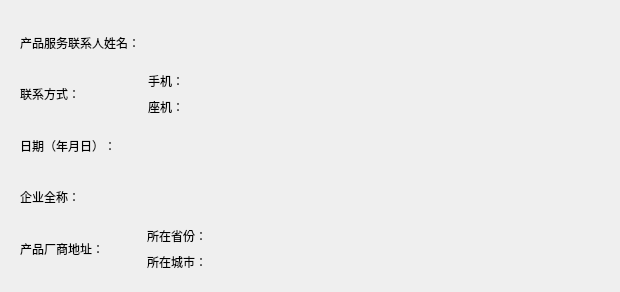
<?xml version="1.0" encoding="UTF-8"?>
<ui version="4.0">
 <class>CompanyDetailDialog</class>
 <widget class="QDialog" name="CompanyDetailDialog">
  <property name="geometry">
   <rect>
    <x>0</x>
    <y>0</y>
    <width>620</width>
    <height>292</height>
   </rect>
  </property>
  <property name="windowTitle">
   <string>Dialog</string>
  </property>
  <widget class="QLabel" name="contactNameLabel">
   <property name="geometry">
    <rect>
     <x>290</x>
     <y>40</y>
     <width>221</width>
     <height>21</height>
    </rect>
   </property>
   <property name="text">
    <string/>
   </property>
  </widget>
  <widget class="QWidget" name="layoutWidget">
   <property name="geometry">
    <rect>
     <x>20</x>
     <y>20</y>
     <width>581</width>
     <height>251</height>
    </rect>
   </property>
   <layout class="QVBoxLayout" name="verticalLayout_6">
    <item>
     <layout class="QHBoxLayout" name="horizontalLayout_6">
      <item>
       <widget class="QLabel" name="contactNameLabel_3">
        <property name="text">
         <string>产品服务联系人姓名：</string>
        </property>
       </widget>
      </item>
      <item>
       <spacer name="horizontalSpacer_3">
        <property name="orientation">
         <enum>Qt::Horizontal</enum>
        </property>
        <property name="sizeHint" stdset="0">
         <size>
          <width>40</width>
          <height>20</height>
         </size>
        </property>
       </spacer>
      </item>
      <item>
       <widget class="QLabel" name="contactLabel">
        <property name="minimumSize">
         <size>
          <width>350</width>
          <height>0</height>
         </size>
        </property>
        <property name="text">
         <string/>
        </property>
       </widget>
      </item>
     </layout>
    </item>
    <item>
     <layout class="QHBoxLayout" name="horizontalLayout_7">
      <item>
       <widget class="QLabel" name="contactLabel_2">
        <property name="text">
         <string>联系方式：</string>
        </property>
       </widget>
      </item>
      <item>
       <spacer name="horizontalSpacer_8">
        <property name="orientation">
         <enum>Qt::Horizontal</enum>
        </property>
        <property name="sizeHint" stdset="0">
         <size>
          <width>40</width>
          <height>20</height>
         </size>
        </property>
       </spacer>
      </item>
      <item>
       <layout class="QVBoxLayout" name="verticalLayout_7">
        <item>
         <widget class="QLabel" name="mobilePhoneLabel">
          <property name="text">
           <string>手机：</string>
          </property>
         </widget>
        </item>
        <item>
         <widget class="QLabel" name="telephoneLabel">
          <property name="text">
           <string>座机：</string>
          </property>
         </widget>
        </item>
       </layout>
      </item>
      <item>
       <spacer name="horizontalSpacer_10">
        <property name="orientation">
         <enum>Qt::Horizontal</enum>
        </property>
        <property name="sizeHint" stdset="0">
         <size>
          <width>40</width>
          <height>20</height>
         </size>
        </property>
       </spacer>
      </item>
      <item>
       <layout class="QVBoxLayout" name="verticalLayout_8">
        <item>
         <widget class="QLabel" name="mobileLabel">
          <property name="minimumSize">
           <size>
            <width>350</width>
            <height>0</height>
           </size>
          </property>
          <property name="text">
           <string/>
          </property>
         </widget>
        </item>
        <item>
         <widget class="QLabel" name="phoneLabel">
          <property name="minimumSize">
           <size>
            <width>350</width>
            <height>0</height>
           </size>
          </property>
          <property name="text">
           <string/>
          </property>
         </widget>
        </item>
       </layout>
      </item>
     </layout>
    </item>
    <item>
     <layout class="QHBoxLayout" name="horizontalLayout_8">
      <item>
       <widget class="QLabel" name="datelabel">
        <property name="text">
         <string>日期（年月日）：</string>
        </property>
       </widget>
      </item>
      <item>
       <spacer name="horizontalSpacer_11">
        <property name="orientation">
         <enum>Qt::Horizontal</enum>
        </property>
        <property name="sizeHint" stdset="0">
         <size>
          <width>40</width>
          <height>20</height>
         </size>
        </property>
       </spacer>
      </item>
      <item>
       <widget class="QLabel" name="dateLabel">
        <property name="minimumSize">
         <size>
          <width>350</width>
          <height>0</height>
         </size>
        </property>
        <property name="text">
         <string/>
        </property>
       </widget>
      </item>
     </layout>
    </item>
    <item>
     <layout class="QHBoxLayout" name="horizontalLayout_9">
      <item>
       <widget class="QLabel" name="companyNameLabel">
        <property name="text">
         <string>企业全称：</string>
        </property>
       </widget>
      </item>
      <item>
       <spacer name="horizontalSpacer_12">
        <property name="orientation">
         <enum>Qt::Horizontal</enum>
        </property>
        <property name="sizeHint" stdset="0">
         <size>
          <width>40</width>
          <height>20</height>
         </size>
        </property>
       </spacer>
      </item>
      <item>
       <widget class="QLabel" name="factoryLabel">
        <property name="minimumSize">
         <size>
          <width>350</width>
          <height>0</height>
         </size>
        </property>
        <property name="text">
         <string/>
        </property>
       </widget>
      </item>
     </layout>
    </item>
    <item>
     <layout class="QHBoxLayout" name="horizontalLayout_10">
      <item>
       <widget class="QLabel" name="addressLabel">
        <property name="text">
         <string>产品厂商地址：</string>
        </property>
       </widget>
      </item>
      <item>
       <spacer name="horizontalSpacer_13">
        <property name="orientation">
         <enum>Qt::Horizontal</enum>
        </property>
        <property name="sizeHint" stdset="0">
         <size>
          <width>40</width>
          <height>20</height>
         </size>
        </property>
       </spacer>
      </item>
      <item>
       <layout class="QVBoxLayout" name="verticalLayout_9">
        <item>
         <widget class="QLabel" name="provinceLabel">
          <property name="text">
           <string>所在省份：</string>
          </property>
         </widget>
        </item>
        <item>
         <widget class="QLabel" name="citylabel">
          <property name="text">
           <string>所在城市：</string>
          </property>
         </widget>
        </item>
       </layout>
      </item>
      <item>
       <spacer name="horizontalSpacer_14">
        <property name="orientation">
         <enum>Qt::Horizontal</enum>
        </property>
        <property name="sizeHint" stdset="0">
         <size>
          <width>40</width>
          <height>20</height>
         </size>
        </property>
       </spacer>
      </item>
      <item>
       <layout class="QVBoxLayout" name="verticalLayout_10">
        <item>
         <widget class="QLabel" name="proLabel">
          <property name="minimumSize">
           <size>
            <width>350</width>
            <height>0</height>
           </size>
          </property>
          <property name="text">
           <string/>
          </property>
         </widget>
        </item>
        <item>
         <widget class="QLabel" name="cityLabel">
          <property name="minimumSize">
           <size>
            <width>350</width>
            <height>0</height>
           </size>
          </property>
          <property name="text">
           <string/>
          </property>
         </widget>
        </item>
       </layout>
      </item>
     </layout>
    </item>
   </layout>
  </widget>
 </widget>
 <resources/>
 <connections/>
</ui>
